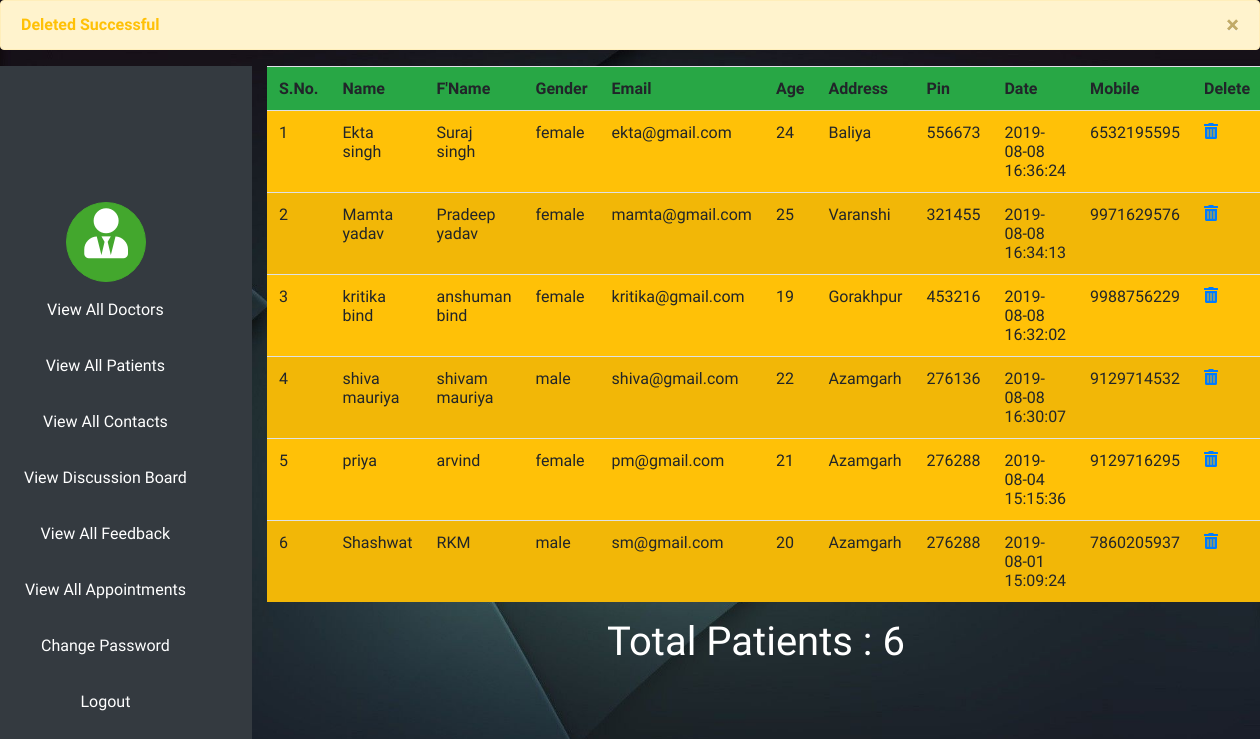
/admin/vpatient.php?msg=1 (signed in), run on the app's committed database.
### tables this page shows
CREATE TABLE IF NOT EXISTS `tbl_patient` (
  `pat_id` int(11) NOT NULL AUTO_INCREMENT,
  `name` varchar(60) NOT NULL,
  `fname` varchar(60) NOT NULL,
  `email` varchar(30) NOT NULL,
  `password` varchar(20) NOT NULL,
  `address` varchar(150) NOT NULL,
  `mobile` varchar(13) NOT NULL,
  `pin` int(6) NOT NULL,
  `age` int(3) NOT NULL,
  `gender` varchar(6) NOT NULL,
  `date` varchar(20) NOT NULL,
  PRIMARY KEY (`pat_id`)
);

### admin/vpatient.php (the view, shortened to what this page needs)
<?php
	if($_SESSION['admin']=="")
	{
		header("Location:index.php");
	}
	else
	{
	$msg=$_REQUEST['msg'];
	if($msg=='1')
	{
?>
 <div class="alert alert-warning alert-dismissible" id="myAlert">
    <button type="button" class="close">&times;</button>
    <strong class="text-warning text-center">Deleted Successful</strong>
  </div>
<?php
}
	$query="select * from tbl_patient order by date desc";
	$res=mysql_query($query);
?>
<html>
<head>
	<link rel="stylesheet" href="https://stackpath.bootstrapcdn.com/bootstrap/4.3.1/css/bootstrap.min.css">
	<link rel="stylesheet" href="https://use.fontawesome.com/releases/v5.7.0/css/all.css">
	<link type="text/css" rel="stylesheet" href="../css/adstyle.css" />
</head>
<body>
<div>
	<nav class="navbar bg-dark navigation">
  <ul class="navbar-nav">
  <li><div class="navbar-brand"><a href="adminprofile.php"><i class="fas fa-user-tie"></i></a></div></li>
    <li class="nav-item p-2">
      <a class="nav-link text-center" href="vdoctor.php">View All Doctors</a>
    </li>
    <li class="nav-item p-2">
      <a class="nav-link text-center" href="vpatient.php">View All Patients</a>
    </li>
    <li class="nav-item p-2">
      <a class="nav-link text-center" href="vcontact.php">View All Contacts</a>
    </li>
	<li class="nav-item p-2">
		<a class="nav-link text-center" href="vdisboard.php">View Discussion Board</a>
	</li>
	<li class="nav-item p-2">
		<a class="nav-link text-center" href="vfeed.php">View All Feedback</a>
	</li>
	<li class="nav-item p-2">
		<a class="nav-link text-center" href="vapp.php">View All Appointments</a>
	</li>
	<li class="nav-item p-2">
		<a class="nav-link text-center" href="changepwd.php">Change Password</a>
	</li>
	<li class="nav-item p-2">
		<a class="nav-link text-center" href="logout.php">Logout</a>
	</li>
  </ul>
</nav>
		<div class="container-fluid contents">
			<table class="table table-striped bg-warning">
				<tr class="bg-success">
					<th>S.No.</th>
					<th>Name</th>
					<th>F'Name</th>
					<th>Gender</th>
					<th>Email</th>
					<th>Age</th>
					<th>Address</th>
					<th>Pin</th>
					<th>Date</th>
					<th>Mobile</th>
					<th>Delete</th>
				</tr>
				<?php
				$a=1;
				while($row=mysql_fetch_array($res,MYSQL_BOTH))
				{
				?>
				<tr>
					<td><?php echo $a; ?></td>
					<td><?php echo $row['name'] ?></td>
					<td><?php echo $row['fname'] ?></td>
					<td><?php echo $row['gender'] ?></td>
					<td><?php echo $row['email'] ?></td>
					<td><?php echo $row['age'] ?></td>
					<td><?php echo $row['address'] ?></td>
					<td><?php echo $row['pin'] ?></td>
					<td><?php echo $row['date'] ?></td>
					<td><?php echo $row['mobile'] ?></td>
					<td><a href="delp.php?pid=<?php echo $row['pat_id'] ?>"><i class="fas fa-trash-alt"></i></a></td>
				</tr>
				<?php
				$a++;
				}
				?>
			</table>
			<h1 class="text-center">Total Patients :  <?php echo $a-1; ?></h1>
		</div>
	</div>
</body>
</html>
<?php
	}
?>

### css/adstyle.css (style rules this page uses)
* { margin:0; padding:0; box-sizing:border-box; }
body { font-family: 'Dosis', sans-serif; font-weight: 400; background:url('../images/wp2508260.jpg'); background-repeat:no-repeat; background-attachment:fixed; background-size:100% 100%; color:#fff; }
.navigation { width:20%; height:100%; float:left; position:fixed; }
.navigation a { color:#fff; border:1px transparent; }
.contents { height:auto; width:80%; float:left; font-weight:600; margin-left:20%; }
.navbar-brand { height:80px; width:80px; margin-left:28%; background:#43a72d; border:1px solid #43a72d; border-radius:50%; text-align:center; font-size:50px; }

### data on the page
tbl_patient: name "Ekta singh", fname "Suraj singh", gender "female", email "ekta@gmail.com", age "24", address "Baliya", pin "556673", date "2019-08-08 16:36:24", mobile "6532195595"
tbl_patient: name "Mamta yadav", fname "Pradeep yadav", gender "female", email "mamta@gmail.com", age "25", address "Varanshi", pin "321455", date "2019-08-08 16:34:13", mobile "9971629576"
tbl_patient: name "kritika bind", fname "anshuman bind", gender "female", email "kritika@gmail.com", age "19", address "Gorakhpur", pin "453216", date "2019-08-08 16:32:02", mobile "9988756229"
tbl_patient: name "shiva mauriya", fname "shivam mauriya", gender "male", email "shiva@gmail.com", age "22", address "Azamgarh", pin "276136", date "2019-08-08 16:30:07", mobile "9129714532"
tbl_patient: name "priya", fname "arvind", gender "female", email "pm@gmail.com", age "21", address "Azamgarh", pin "276288", date "2019-08-04 15:15:36", mobile "9129716295"
tbl_patient: name "Shashwat", fname "RKM", gender "male", email "sm@gmail.com", age "20", address "Azamgarh", pin "276288", date "2019-08-01 15:09:24", mobile "7860205937"

### other printed values
$a-1 "6"
